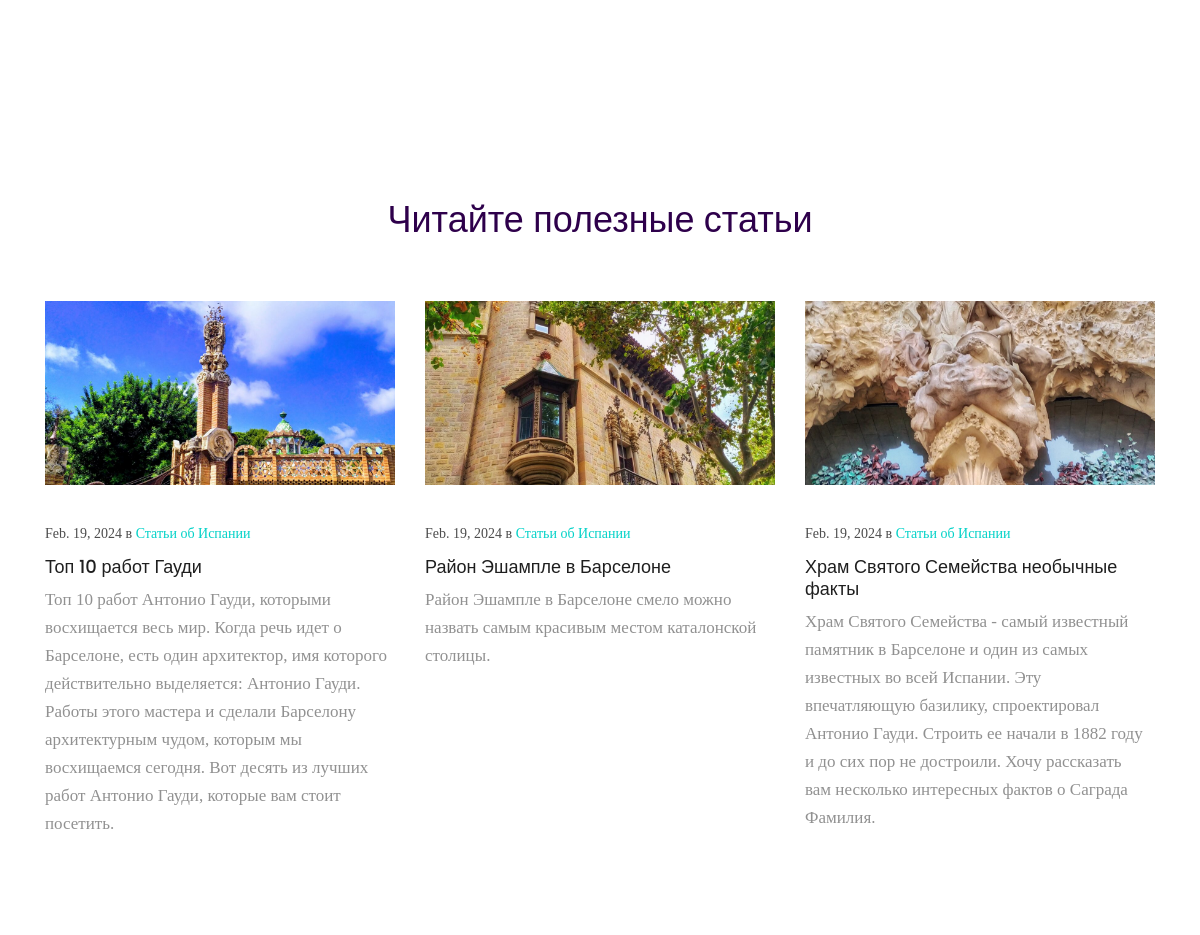
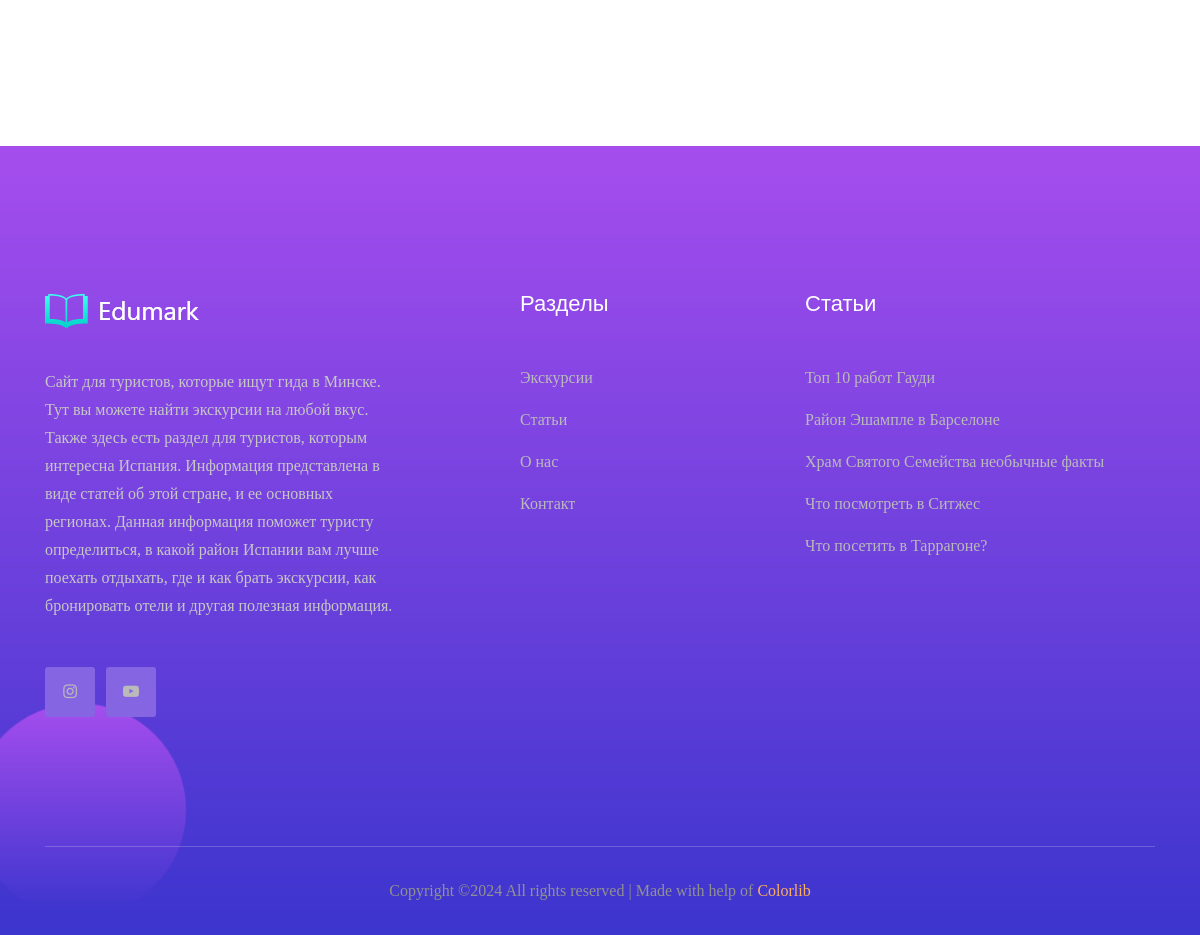
Page /catalog/ (lower part) on the earlier database version (2 pictures, top to bottom).
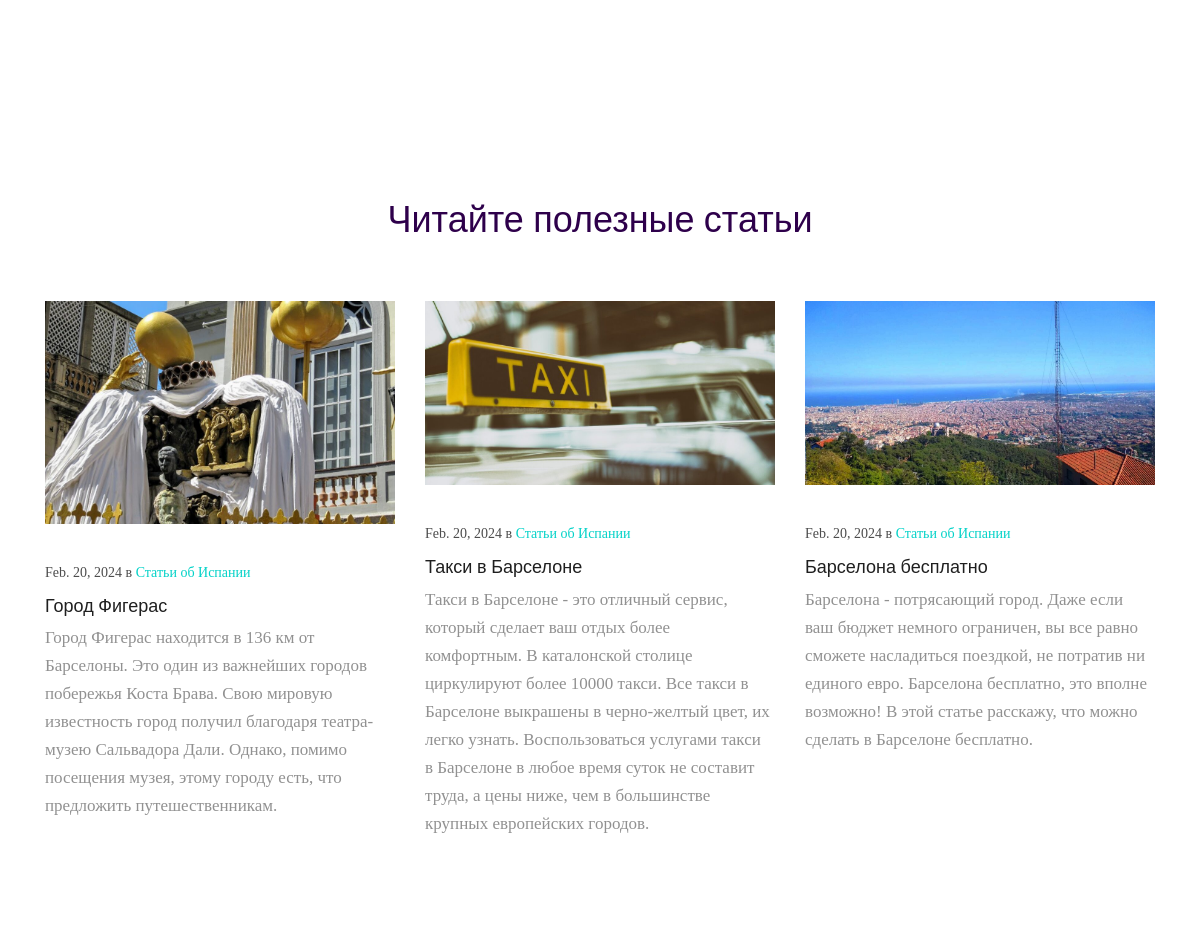
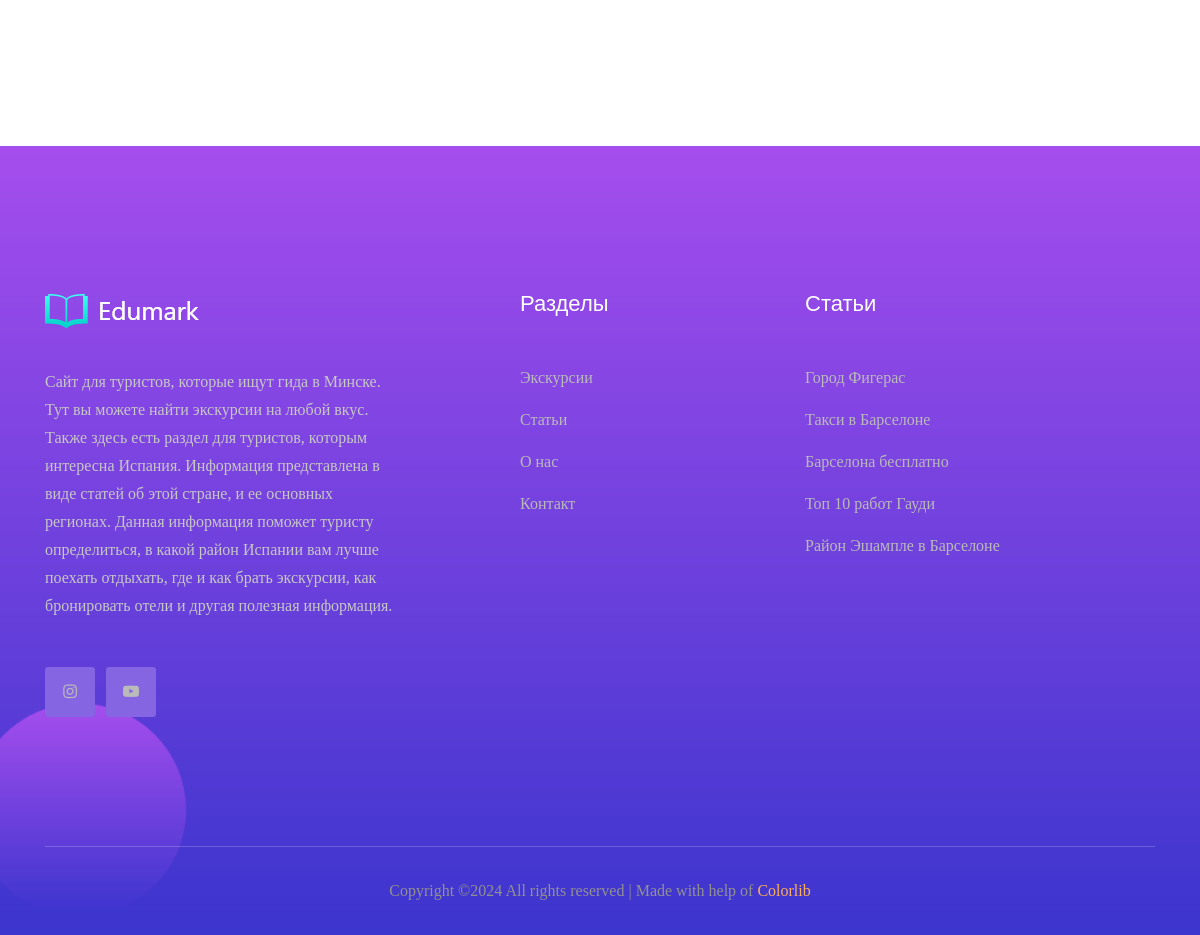
Same page on the later database version (2 pictures, top to bottom).
### catalog/models.py (models this page shows, shortened)
class Post(models.Model):
    title = models.CharField(max_length=255)
    description = models.TextField(null=True, blank=True)
    title_img = models.ImageField(upload_to='media/', null=True, blank=True)
    body = models.TextField(null=True, blank=True)
    created_on = models.DateTimeField(auto_now_add=True)
    last_modified = models.DateTimeField(auto_now=True)
    categories = models.ManyToManyField("Category", blank=True, related_name="categories")
    tags = models.ManyToManyField("Tag", blank=True)

### catalog/views.py (the view)
# urls.py: path('', views.index, name='index'),
def index(request):
    num_authors = Author.objects.count()
    reviews = Review.objects.all()
    posts = Post.objects.all().order_by("-created_on")[:3]
    recent = Post.objects.all().order_by("-created_on")[:5]
    return render(
        request,
        'index.html',
        context=
        {
            'num_authors': num_authors,
            'reviews': reviews,
            'posts': posts,
            'recent': recent,
        },
    )

### catalog/models.py (called while the page is built)
    def __str__(self):
        return '%s %s' % (self.first_name, self.last_name)

### templates/index.html (shortened to what the changed rows need)
<!doctype html>
<html class="no-js" lang="zxx">
<head>
    {% load static %}
    <link rel="stylesheet" href="{% static 'css/bootstrap.min.css' %}">
    <link rel="stylesheet" href="{% static 'css/owl.carousel.min.css' %}">
    <link rel="stylesheet" href="{% static 'css/magnific-popup.css' %}">
    <link rel="stylesheet" href="{% static 'css/font-awesome.min.css' %}">
    <link rel="stylesheet" href="{% static 'css/themify-icons.css' %}">
    <link rel="stylesheet" href="{% static 'css/nice-select.css' %}">
    <link rel="stylesheet" href="{% static 'css/flaticon.css' %}">
    <link rel="stylesheet" href="{% static 'css/gijgo.css' %}">
    <link rel="stylesheet" href="{% static 'css/animate.css' %}">
    <link rel="stylesheet" href="{% static 'css/slicknav.css' %}">
    <link rel="stylesheet" href="{% static 'css/style.css' %}">
</head>
<body>
    <div class="our_latest_blog">
        <div class="container">
            <div class="row">
                <div class="col-xl-12">
                    <div class="section title text-center mb-100">
                        <h1>Читайте полезные статьи</h1>
                    </div>
                </div>
            </div>
            <div class="row">
                {% for post in posts %}
            <div class="col-xl-4 col-md-4">
                <div class="single_latest_blog">
                    {% if post.title_img %}
                    <div class="thumb">
                        <img src="{{ post.title_img.url }}" alt>
                    </div>
                    {% endif %}
                    <div class="content_blog">
                        <div class="date">
                            <p>
                                {{ post.created_on.date }} в
                                <a href="{% url 'blog' %}">Статьи об Испании</a>
                            </p>
                        </div>
                        <div class="blog_meta">
                            <h3>
                                <a href="/catalog/blog/{{ post.id }}">{{ post.title }}</a>
                            </h3>
                        </div>
                        <p class="blog_text">
                            {{ post.description }}
                        </p>
                    </div>
                </div>
            </div>
                {% endfor %}
            </div>
        </div>
    </div>
    <footer class="footer footer_bg_1">
      <div class="footer_top">
          <div class="container">
              <div class="row">
                  <div class="col-xl-4 col-md-6 col-lg-4">
                      <div class="footer_widget">
                          <ul class="none-list">
                              {% for post in recent %}
                              <li><a href="/catalog/blog/{{ post.id }}">{{ post.title }}</a></li>
                              {% endfor %}
                          </ul>
                      </div>
                  </div>
              </div>
          </div>
      </div>
  </footer>
</body>
</html>

Differences in the rows shown:
no longer on this page (row unchanged): Post: title_img (picture), created_on "Feb. 19, 2024", title "Храм Святого Семейства необычные факты", description "Храм Святого Семейства - самый известный памятник в Барселоне и один из самых известных во всей Испании. Эту впечатляющую базилику, спроектировал Антонио Гауди. Строить ее начали в 1882 году и до сих пор не достроили. Хочу рассказать вам несколько интересных фактов о Саграда Фамилия."
no longer on this page (row unchanged): Post: title "Что посмотреть в Ситжес", shown under "Статьи"
no longer on one of the page's lists (row edited): Post: created_on "Feb. 19, 2024", title "Топ 10 работ Гауди", description "Топ 10 работ Антонио Гауди, которыми восхищается весь мир. Когда речь идет о Барселоне, есть один архитектор, имя которого действительно выделяется: Антонио Гауди. Работы этого мастера и сделали Барселону архитектурным чудом, которым мы восхищаемся сегодня. Вот десять из лучших работ Антонио Гауди, которые вам стоит посетить."
no longer on this page (row unchanged): Post: title "Что посетить в Таррагоне?", shown under "Статьи"
no longer on one of the page's lists (row unchanged): Post: created_on "Feb. 19, 2024", title "Район Эшампле в Барселоне", description "Район Эшампле в Барселоне смело можно назвать самым красивым местом каталонской столицы."
added Post: title_img (picture), created_on "Feb. 20, 2024", title "Город Фигерас", description "Город Фигерас находится в 136 км от Барселоны. Это один из важнейших городов побережья Коста Брава. Свою мировую известность город получил благодаря театра-музею Сальвадора Дали. Однако, помимо посещения музея, этому городу есть, что предложить путешественникам."
added Post: title_img (picture), created_on "Feb. 20, 2024", title "Такси в Барселоне", description "Такси в Барселоне - это отличный сервис, который сделает ваш отдых более комфортным. В каталонской столице циркулируют более 10000 такси. Все такси в Барселоне выкрашены в черно-желтый цвет, их легко узнать. Воспользоваться услугами такси в Барселоне в любое время суток не составит труда, а цены ниже, чем в большинстве крупных европейских городов."
added Post: title_img (picture), created_on "Feb. 20, 2024", title "Барселона бесплатно", description "Барселона - потрясающий город. Даже если ваш бюджет немного ограничен, вы все равно сможете насладиться поездкой, не потратив ни единого евро. Барселона бесплатно, это вполне возможно! В этой статье расскажу, что можно сделать в Барселоне бесплатно."
